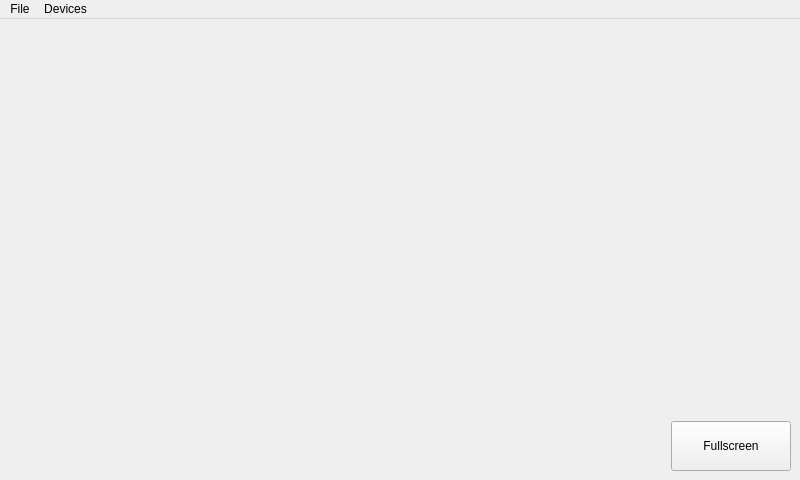
<?xml version="1.0" encoding="UTF-8"?>
<ui version="4.0">
 <class>Camera</class>
 <widget class="QMainWindow" name="Camera">
  <property name="geometry">
   <rect>
    <x>0</x>
    <y>0</y>
    <width>800</width>
    <height>480</height>
   </rect>
  </property>
  <property name="windowTitle">
   <string>Camera</string>
  </property>
  <widget class="QWidget" name="centralwidget">
   <layout class="QGridLayout" name="gridLayout_3">
    <item row="0" column="0" rowspan="2">
     <widget class="QStackedWidget" name="stackedWidget">
      <property name="sizePolicy">
       <sizepolicy hsizetype="Preferred" vsizetype="Preferred">
        <horstretch>1</horstretch>
        <verstretch>0</verstretch>
       </sizepolicy>
      </property>
      <property name="palette">
       <palette>
        <active>
         <colorrole role="Base">
          <brush brushstyle="SolidPattern">
           <color alpha="255">
            <red>255</red>
            <green>255</green>
            <blue>255</blue>
           </color>
          </brush>
         </colorrole>
         <colorrole role="Window">
          <brush brushstyle="SolidPattern">
           <color alpha="255">
            <red>145</red>
            <green>145</green>
            <blue>145</blue>
           </color>
          </brush>
         </colorrole>
        </active>
        <inactive>
         <colorrole role="Base">
          <brush brushstyle="SolidPattern">
           <color alpha="255">
            <red>255</red>
            <green>255</green>
            <blue>255</blue>
           </color>
          </brush>
         </colorrole>
         <colorrole role="Window">
          <brush brushstyle="SolidPattern">
           <color alpha="255">
            <red>145</red>
            <green>145</green>
            <blue>145</blue>
           </color>
          </brush>
         </colorrole>
        </inactive>
        <disabled>
         <colorrole role="Base">
          <brush brushstyle="SolidPattern">
           <color alpha="255">
            <red>145</red>
            <green>145</green>
            <blue>145</blue>
           </color>
          </brush>
         </colorrole>
         <colorrole role="Window">
          <brush brushstyle="SolidPattern">
           <color alpha="255">
            <red>145</red>
            <green>145</green>
            <blue>145</blue>
           </color>
          </brush>
         </colorrole>
        </disabled>
       </palette>
      </property>
      <property name="currentIndex">
       <number>0</number>
      </property>
      <widget class="QWidget" name="viewfinderPage">
       <layout class="QGridLayout" name="gridLayout_5">
        <item row="0" column="0">
         <widget class="QCameraViewfinder" name="viewfinder" native="true"/>
        </item>
       </layout>
      </widget>
      <widget class="QWidget" name="previewPage">
       <layout class="QGridLayout" name="gridLayout_4">
        <item row="0" column="0">
         <widget class="QLabel" name="lastImagePreviewLabel">
          <property name="sizePolicy">
           <sizepolicy hsizetype="Preferred" vsizetype="MinimumExpanding">
            <horstretch>0</horstretch>
            <verstretch>0</verstretch>
           </sizepolicy>
          </property>
          <property name="frameShape">
           <enum>QFrame::Box</enum>
          </property>
          <property name="text">
           <string/>
          </property>
         </widget>
        </item>
       </layout>
      </widget>
     </widget>
    </item>
    <item row="1" column="1">
     <widget class="QPushButton" name="fullscreenButton">
      <property name="minimumSize">
       <size>
        <width>120</width>
        <height>50</height>
       </size>
      </property>
      <property name="text">
       <string>Fullscreen</string>
      </property>
     </widget>
    </item>
   </layout>
  </widget>
  <widget class="QMenuBar" name="menuBar">
   <property name="geometry">
    <rect>
     <x>0</x>
     <y>0</y>
     <width>800</width>
     <height>29</height>
    </rect>
   </property>
   <widget class="QMenu" name="menuFile">
    <property name="title">
     <string>File</string>
    </property>
   </widget>
   <widget class="QMenu" name="menuDevices">
    <property name="title">
     <string>Devices</string>
    </property>
   </widget>
   <addaction name="menuFile"/>
   <addaction name="menuDevices"/>
  </widget>
  <action name="actionExit">
   <property name="text">
    <string>Exit</string>
   </property>
  </action>
  <action name="actionStartCamera">
   <property name="text">
    <string>Start Camera</string>
   </property>
  </action>
  <action name="actionStopCamera">
   <property name="text">
    <string>Stop Camera</string>
   </property>
  </action>
  <action name="actionSettings">
   <property name="text">
    <string>Settings</string>
   </property>
  </action>
 </widget>
 <customwidgets>
  <customwidget>
   <class>QCameraViewfinder</class>
   <extends>QWidget</extends>
   <header>qcameraviewfinder.h</header>
   <container>1</container>
  </customwidget>
 </customwidgets>
 <resources/>
 <connections/>
 <slots>
  <slot>record()</slot>
  <slot>pause()</slot>
  <slot>stop()</slot>
  <slot>enablePreview(bool)</slot>
  <slot>configureCaptureSettings()</slot>
  <slot>takeImage()</slot>
  <slot>startCamera()</slot>
  <slot>toggleLock()</slot>
  <slot>setMuted(bool)</slot>
  <slot>stopCamera()</slot>
  <slot>setExposureCompensation(int)</slot>
 </slots>
</ui>
